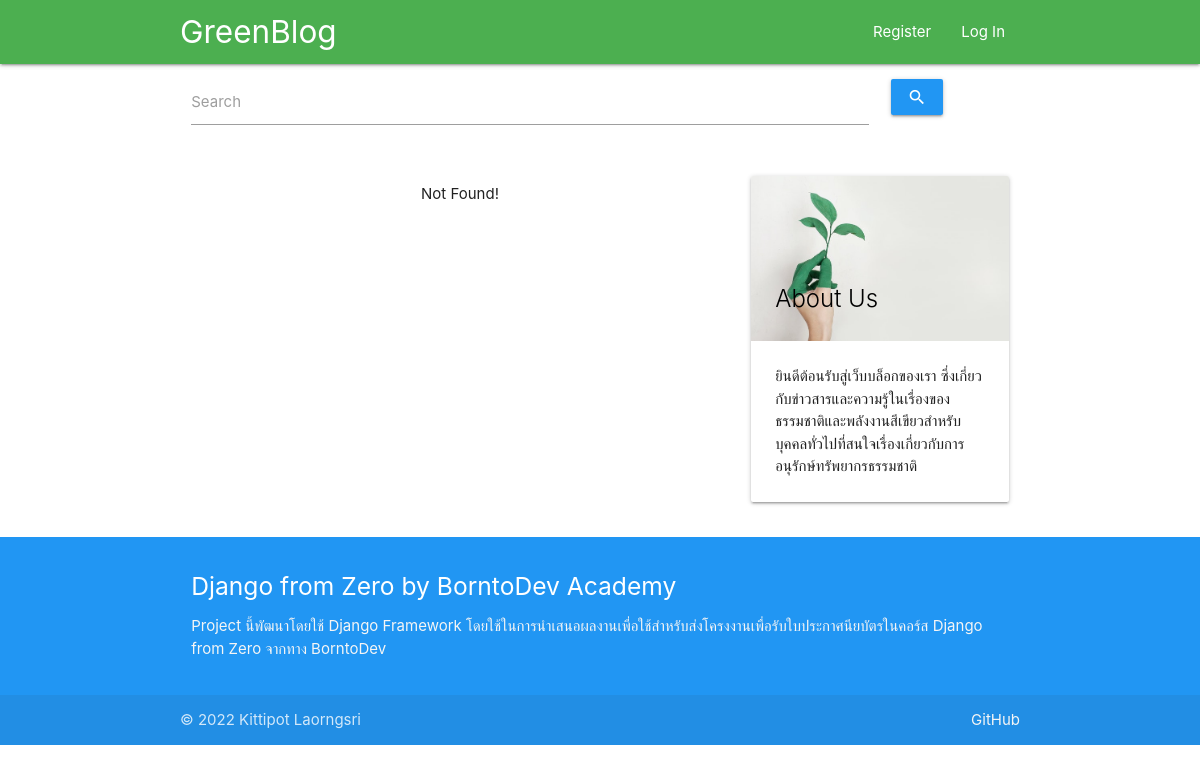
The app's page /, older data.
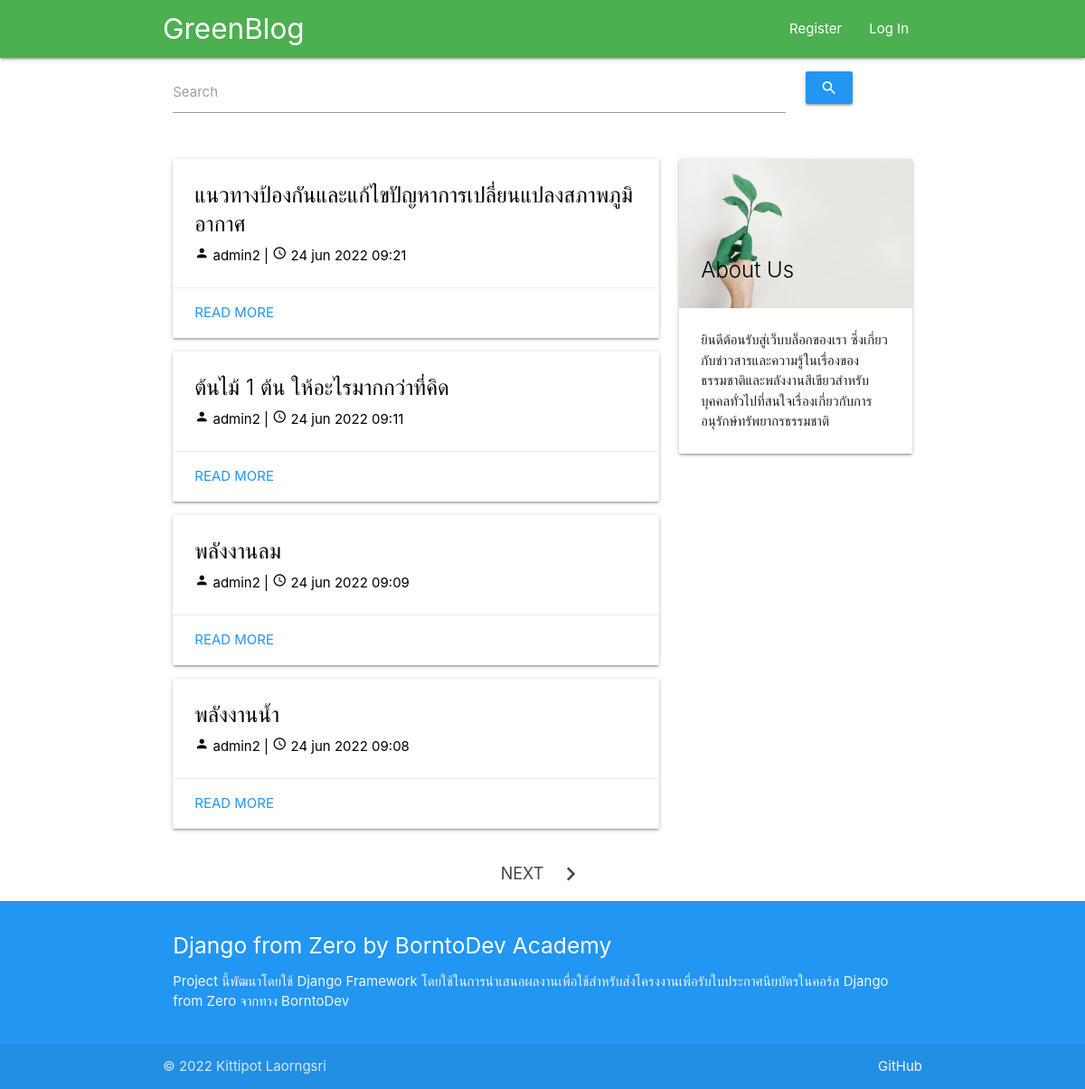
The same page, newer data.
### main/models.py (models this page shows, shortened)
class ListTweet(models.Model):
    title = models.CharField(max_length=255,null=False)
    content = RichTextField(blank=True,null=True)
    user = models.ForeignKey(User, on_delete=models.CASCADE, null=True)
    status = models.BooleanField(default=True)
    create_date = models.DateTimeField(auto_now=False, null=True)
    updated_date = models.DateTimeField(auto_now=True,null=False)

### main/views.py (the view)
# urls.py: path('', views.index, name='index'),
def index(request):
    mydb = ListTweet.objects.filter(status=True).order_by('-id')
    paginator = Paginator(mydb, 4)
    page = request.GET.get('page')
    try:
        post_list = paginator.page(page)
    except PageNotAnInteger:
        post_list = paginator.page(1)
    except EmptyPage:
        post_list = paginator.page(paginator.num_pages)
    search_txt = request.GET.get('search','')
    if search_txt:
        post_list = mydb.filter(title__contains=search_txt)
    context={
        'db':post_list,
        'title':"GreenBlog"
    }
    return render(request, "index.html",context=context)

### main/templates/index.html (shortened to what this page needs)
{% extends 'base.html' %}
{% block content %}
    <div class='row s12'>
      <form method="GET" action="{% url 'index' %}">
        <div class="input-field col s10">
          <input id="search" name='search' type="text">
          <label for="search">Search</label>
        </div>
        <div class='input-field col s2'>
          <button class="waves-light blue btn" type="submit"><i class="material-icons">search</i></button>
        </div>
      </form>
    </div>
  <div class="row">
    <div class="col l8">
      {% for o in db %}
        <div class="card">
          <div class="card-content black-text">
            <span class="card-title">{{o.title}}</span>
            <p><i class="material-icons text-size">person</i> {{o.user}} | <i class="material-icons text-size">access_time</i> {{o.create_date|date:"d b Y H:i"}}</p>
          </div>
          <div class="card-action">
            <a class="blue-text" href="{% url 'each_a_page' news_id=o.id %}">Read More</a>
          </div>
        </div>
        {% empty %}
        <p class='center'>Not Found!</p>
      {% endfor %}
    </div>
    <div class="col l4">
      <div class="card">
        <div class="card-image">
          <img src="static/greenblog.jpg">
          <span class="card-title black-text">About Us</span>
        </div>
        <div class="card-content">
          <p>ยินดีต้อนรับสู่เว็บบล็อกของเรา ซึ่งเกี่ยวกับข่าวสารและความรู้ในเรื่องของธรรมชาติและพลังงานสีเขียวสำหรับบุคคลทั่วไปที่สนใจเรื่องเกี่ยวกับการอนุรักษ์ทรัพยากรธรรมชาติ</p>
        </div>
      </div>
    </div>
  </div>
  {% if db.has_other_pages %}
    <ul class="pagination center">
      {% if db.has_next %}
      <li><a href="?page={{ db.next_page_number }}" class="waves-effect"><i class="material-icons right">chevron_right</i>NEXT</a></li>
    {% endif %}
    </ul>
  {% endif %}
{% endblock %}

### templates/base.html (shortened to what this page needs)
{% load static %}
<!DOCTYPE html>
<html lang="en">
<head>
  <link rel="stylesheet" href="https://cdnjs.cloudflare.com/ajax/libs/materialize/1.0.0/css/materialize.min.css">
  <link href="{% static 'css/materialize.css'%}" type="text/css" rel="stylesheet" media="screen,projection" />
  <link href="{% static 'css/style.css'%}" type="text/css" rel="stylesheet" media="screen,projection" />
</head>
<body>
  <div class="navbar-fixed">
    <nav class="green" role="navigation">
      <div class="nav-wrapper container">
        <a id="logo-container" href="{% url 'index' %}" class="brand-logo">GreenBlog</a>
        <ul class="right hide-on-med-and-down">
          {% if user.is_authenticated %}
          <li><a href="{% url 'add' %}"><i class="material-icons left">add</i>Add Post</a></li>
          <li><a class='dropdown-button' data-target='dropdown1'>{{ request.user}}</a></li>
          {% else %}
          <li><a href="{% url 'register' %}">Register</a></li>
          <li><a href="{% url 'login' %}">Log In</a></li>
          {% endif %}
        </ul>
      </div>
    </nav>
  </div>
  <div class="container">
    {% block content %}
    {% endblock %}
  </div>
  <footer class="page-footer blue">
    <div class="container">
      <div class="row">
        <div class="col l12 s12">
          <h5 class="white-text">Django from Zero by BorntoDev Academy</h5>
          <p class="grey-text text-lighten-4">Project นี้พัฒนาโดยใช้ Django Framework โดยใช้ในการนำเสนอผลงานเพื่อใช้สำหรับส่งโครงงานเพื่อรับใบประกาศนียบัตรในคอร์ส Django from Zero จากทาง BorntoDev</p>
        </div>
      </div>
    </div>
    <div class="footer-copyright">
      <div class="container">
        © 2022 Kittipot Laorngsri
        <a class="grey-text text-lighten-4 right" href="https://github.com/Kittipot321/Kittipotblog">GitHub</a>
      </div>
    </div>
  </footer>
</body>
</html>

### main/templates/index.html (style rules this page uses)
.text-size { font-size: 16px; }

Row changes from the older to the newer data that the page shows:
added ListTweet: title "แนวทางป้องกันและแก้ไขปัญหาการเปลี่ยนแปลงสภาพภูมิอากาศ", user "admin2", create_date "24 jun 2022 09:21"
added ListTweet: title "ต้นไม้ 1 ต้น ให้อะไรมากกว่าที่คิด", user "admin2", create_date "24 jun 2022 09:11"
added ListTweet: title "พลังงานลม", user "admin2", create_date "24 jun 2022 09:09"
added ListTweet: title "พลังงานน้ำ", user "admin2", create_date "24 jun 2022 09:08"
Text that changed along with them:
text no longer shown: "Not Found!"
text now shown: "NEXT"
